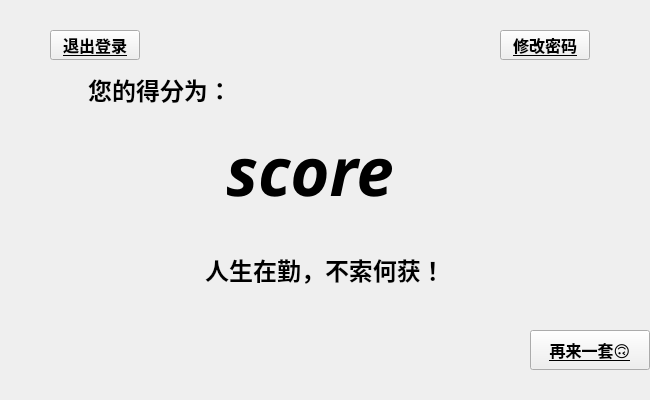
<?xml version="1.0" encoding="UTF-8"?>
<ui version="4.0">
 <class>scoreForm</class>
 <widget class="QMainWindow" name="scoreForm">
  <property name="geometry">
   <rect>
    <x>0</x>
    <y>0</y>
    <width>650</width>
    <height>400</height>
   </rect>
  </property>
  <property name="minimumSize">
   <size>
    <width>650</width>
    <height>400</height>
   </size>
  </property>
  <property name="maximumSize">
   <size>
    <width>650</width>
    <height>400</height>
   </size>
  </property>
  <property name="font">
   <font>
    <family>仿宋</family>
    <pointsize>18</pointsize>
   </font>
  </property>
  <property name="windowTitle">
   <string>题题会</string>
  </property>
  <widget class="QWidget" name="centralwidget">
   <widget class="QPushButton" name="backtochoiceButton">
    <property name="geometry">
     <rect>
      <x>530</x>
      <y>330</y>
      <width>120</width>
      <height>40</height>
     </rect>
    </property>
    <property name="font">
     <font>
      <family>黑体</family>
      <pointsize>12</pointsize>
      <weight>75</weight>
      <bold>true</bold>
      <underline>true</underline>
     </font>
    </property>
    <property name="cursor">
     <cursorShape>PointingHandCursor</cursorShape>
    </property>
    <property name="mouseTracking">
     <bool>false</bool>
    </property>
    <property name="layoutDirection">
     <enum>Qt::LeftToRight</enum>
    </property>
    <property name="styleSheet">
     <string notr="true">border-image: url(:/button/button.png);</string>
    </property>
    <property name="text">
     <string>再来一套🙃</string>
    </property>
    <property name="iconSize">
     <size>
      <width>20</width>
      <height>20</height>
     </size>
    </property>
   </widget>
   <widget class="QPushButton" name="backtologinButton">
    <property name="geometry">
     <rect>
      <x>50</x>
      <y>30</y>
      <width>90</width>
      <height>30</height>
     </rect>
    </property>
    <property name="font">
     <font>
      <family>黑体</family>
      <pointsize>12</pointsize>
      <weight>75</weight>
      <bold>true</bold>
      <underline>true</underline>
     </font>
    </property>
    <property name="cursor">
     <cursorShape>PointingHandCursor</cursorShape>
    </property>
    <property name="styleSheet">
     <string notr="true">border-image: url(:/button/button.png);</string>
    </property>
    <property name="text">
     <string>退出登录</string>
    </property>
   </widget>
   <widget class="QLabel" name="label">
    <property name="geometry">
     <rect>
      <x>40</x>
      <y>50</y>
      <width>240</width>
      <height>80</height>
     </rect>
    </property>
    <property name="font">
     <font>
      <family>黑体</family>
      <pointsize>18</pointsize>
      <weight>75</weight>
      <bold>true</bold>
     </font>
    </property>
    <property name="text">
     <string>您的得分为：</string>
    </property>
    <property name="alignment">
     <set>Qt::AlignCenter</set>
    </property>
   </widget>
   <widget class="QLabel" name="scoreLabel">
    <property name="geometry">
     <rect>
      <x>190</x>
      <y>130</y>
      <width>240</width>
      <height>80</height>
     </rect>
    </property>
    <property name="font">
     <font>
      <family>黑体</family>
      <pointsize>50</pointsize>
      <weight>75</weight>
      <italic>true</italic>
      <bold>true</bold>
      <underline>false</underline>
     </font>
    </property>
    <property name="text">
     <string>score</string>
    </property>
    <property name="alignment">
     <set>Qt::AlignCenter</set>
    </property>
   </widget>
   <widget class="QLabel" name="label2">
    <property name="geometry">
     <rect>
      <x>165</x>
      <y>230</y>
      <width>320</width>
      <height>80</height>
     </rect>
    </property>
    <property name="font">
     <font>
      <family>黑体</family>
      <pointsize>18</pointsize>
      <weight>75</weight>
      <bold>true</bold>
     </font>
    </property>
    <property name="text">
     <string>人生在勤，不索何获！</string>
    </property>
    <property name="alignment">
     <set>Qt::AlignCenter</set>
    </property>
   </widget>
   <widget class="QLabel" name="label_2">
    <property name="geometry">
     <rect>
      <x>0</x>
      <y>0</y>
      <width>650</width>
      <height>400</height>
     </rect>
    </property>
    <property name="styleSheet">
     <string notr="true">image: url(:/register/login_650_400.png);</string>
    </property>
    <property name="text">
     <string/>
    </property>
   </widget>
   <widget class="QPushButton" name="changeSecretButton">
    <property name="geometry">
     <rect>
      <x>500</x>
      <y>30</y>
      <width>90</width>
      <height>30</height>
     </rect>
    </property>
    <property name="font">
     <font>
      <family>黑体</family>
      <pointsize>12</pointsize>
      <weight>75</weight>
      <bold>true</bold>
      <underline>true</underline>
     </font>
    </property>
    <property name="cursor">
     <cursorShape>PointingHandCursor</cursorShape>
    </property>
    <property name="styleSheet">
     <string notr="true">border-image: url(:/button/button.png);</string>
    </property>
    <property name="text">
     <string>修改密码</string>
    </property>
   </widget>
   <zorder>label_2</zorder>
   <zorder>backtochoiceButton</zorder>
   <zorder>backtologinButton</zorder>
   <zorder>label</zorder>
   <zorder>scoreLabel</zorder>
   <zorder>label2</zorder>
   <zorder>changeSecretButton</zorder>
  </widget>
 </widget>
 <resources>
  <include location="back.qrc"/>
 </resources>
 <connections>
  <connection>
   <sender>backtologinButton</sender>
   <signal>clicked()</signal>
   <receiver>scoreForm</receiver>
   <slot>backToLogin()</slot>
   <hints>
    <hint type="sourcelabel">
     <x>82</x>
     <y>27</y>
    </hint>
    <hint type="destinationlabel">
     <x>47</x>
     <y>74</y>
    </hint>
   </hints>
  </connection>
  <connection>
   <sender>backtochoiceButton</sender>
   <signal>clicked()</signal>
   <receiver>scoreForm</receiver>
   <slot>backToChoice()</slot>
   <hints>
    <hint type="sourcelabel">
     <x>506</x>
     <y>434</y>
    </hint>
    <hint type="destinationlabel">
     <x>385</x>
     <y>445</y>
    </hint>
   </hints>
  </connection>
  <connection>
   <sender>changeSecretButton</sender>
   <signal>clicked()</signal>
   <receiver>scoreForm</receiver>
   <slot>toChange()</slot>
   <hints>
    <hint type="sourcelabel">
     <x>544</x>
     <y>53</y>
    </hint>
    <hint type="destinationlabel">
     <x>676</x>
     <y>128</y>
    </hint>
   </hints>
  </connection>
 </connections>
 <slots>
  <slot>backToLogin()</slot>
  <slot>backToChoice()</slot>
  <slot>toChange()</slot>
 </slots>
</ui>
